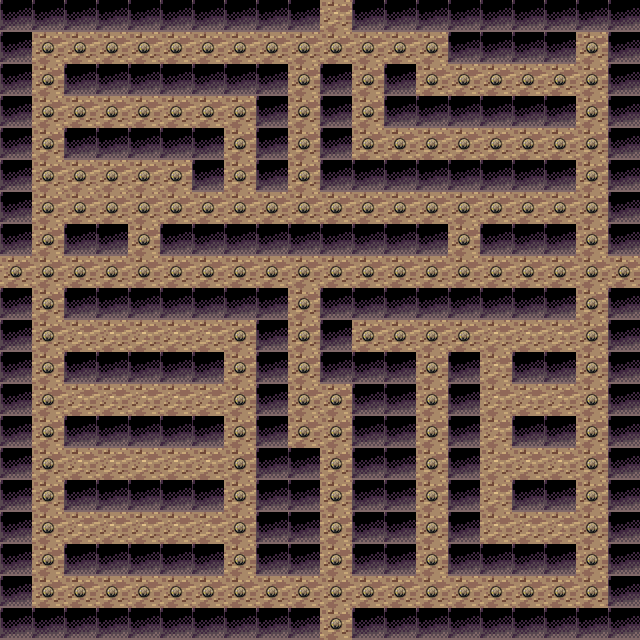

Rendered tile map (Tiled .tmx) drawn with the repository's tilesets; below, a short description and the map source with its tile grids summarised:
An orthogonal 20x20 tile map with 32x32 px tiles, 3 tile layers (ground, barriers, beans), 3 tilesets.

<map version="1.0" orientation="orthogonal" renderorder="right-down" width="20" height="20" tilewidth="32" tileheight="32">
 <tileset firstgid="1" name="ground" tilewidth="32" tileheight="32">
  <image source="ground.png" width="32" height="32" />
 </tileset>
 <tileset firstgid="2" name="barriers" tilewidth="32" tileheight="32">
  <image source="barriers.png" width="192" height="192" />
 </tileset>
 <tileset firstgid="38" name="bean" tilewidth="32" tileheight="32">
  <image source="bean.png" width="32" height="32" />
  <tile id="0">
   <properties>
    <property name="isBean" value="true" />
   </properties>
  </tile>
 </tileset>
 <layer name="ground" width="20" height="20">
  <data>[400 cells, 400 non-empty, 1 distinct tile ids]</data>
 </layer>
 <layer name="barriers" width="20" height="20">
  <data>[400 cells, 203 non-empty, 1 distinct tile ids]</data>
 </layer>
 <layer name="beans" width="20" height="20">
  <properties>
   <property name="isBean" value="true" />
  </properties>
  <data>[400 cells, 161 non-empty, 1 distinct tile ids]</data>
 </layer>
</map>
